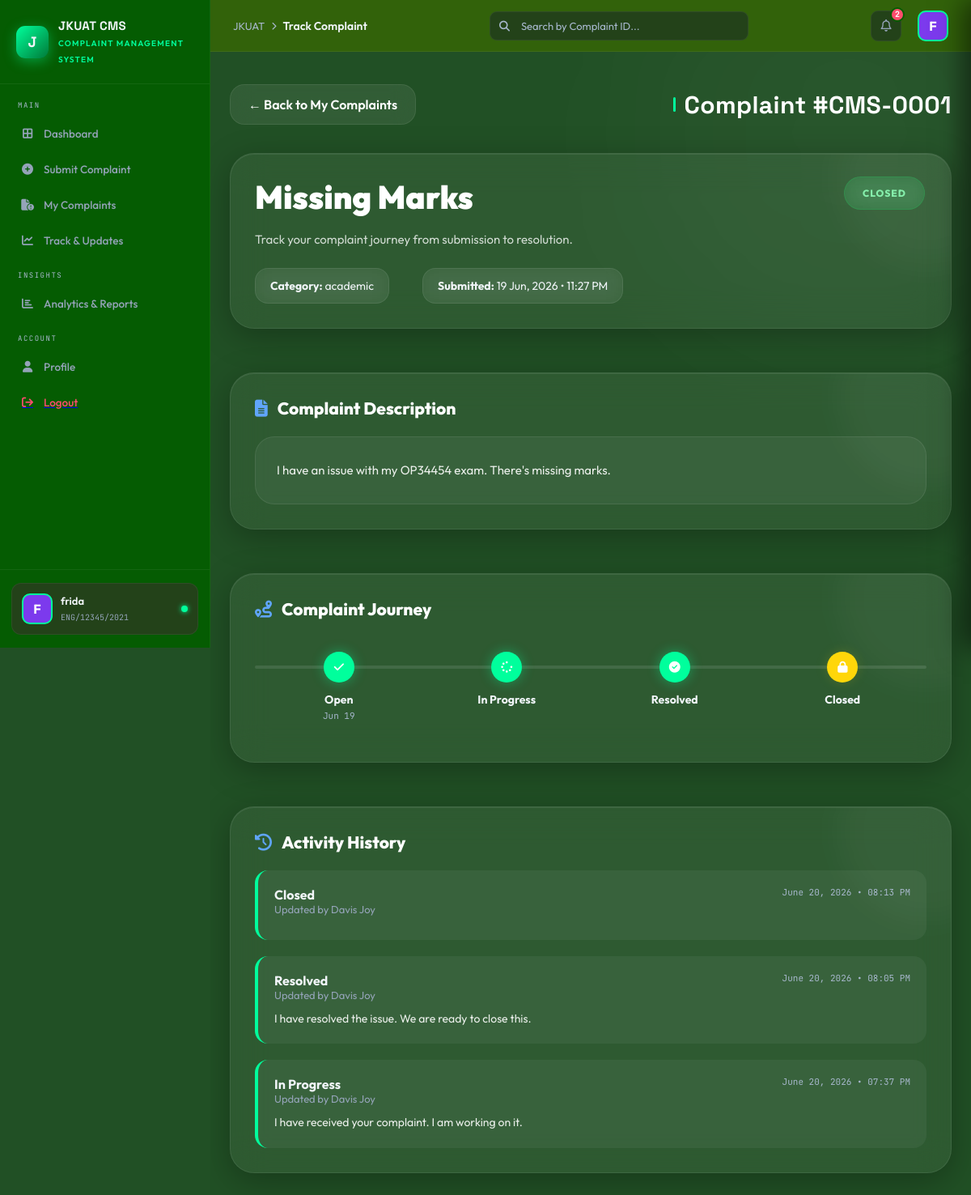
Screenshot of /accounts/complaint/12/ (signed in) with the database file from the repository.
### accounts/models.py (models this page shows, shortened)
class Profile(models.Model):
    user = models.OneToOneField(User, on_delete=models.CASCADE, related_name='profile')
    reg_id = models.CharField(
        max_length=50,
        unique=True,
        blank=True,
        null=True,
        verbose_name="Registration / Staff ID"
    )
    full_name = models.CharField(max_length=150, blank=True)
    phone = models.CharField(max_length=15, blank=True)
    department = models.CharField(max_length=100, blank=True)
    ROLE_CHOICES = [
        ('complainant', 'Complainant'),
        ('officer', 'Departmental Officer'),
        ('dean', 'Dean'),
    ]
    role = models.CharField(max_length=20, choices=ROLE_CHOICES, default='complainant')
    class Meta:
        verbose_name = "User Profile"
        verbose_name_plural = "User Profiles"

class Complaint(models.Model):
    STATUS_CHOICES = [
        ('open', 'Open'),
        ('in_progress', 'In Progress'),
        ('resolved', 'Resolved'),
        ('closed', 'Closed'),
        ('escalated', 'Escalated'),
    ]
    PRIORITY_CHOICES = [
        ('low', 'Low'),
        ('medium', 'Medium'),
        ('high', 'High'),
        ('urgent', 'Urgent'),
    ]
    CATEGORY_CHOICES = [
        ('academic', 'Academic Services'),
        ('ict', 'ICT & Infrastructure'),
        ('hostel', 'Hostel & Accommodation'),
        ('finance', 'Finance & Fees'),
        ('library', 'Library Services'),
        ('health', 'Health & Wellness'),
        ('other', 'Other'),
    ]
    complaint_id = models.CharField(max_length=20, unique=True, editable=False)
    complainant = models.ForeignKey(
        User,
        on_delete=models.CASCADE,
        related_name='complaints_made'
    )
    title = models.CharField(max_length=255)
    description = models.TextField()
    category = models.CharField(max_length=50, choices=CATEGORY_CHOICES, default='other')
    department = models.ForeignKey(
        Department,
        on_delete=models.SET_NULL,
        null=True,
        blank=True,
        related_name='department_complaints'
    )
    priority = models.CharField(max_length=20, choices=PRIORITY_CHOICES, default='medium')
    status = models.CharField(max_length=20, choices=STATUS_CHOICES, default='open')
    assigned_to = models.ForeignKey(
        User,
        on_delete=models.SET_NULL,
        null=True,
        blank=True,
        related_name='assigned_complaints'
    )
    date_submitted = models.DateTimeField(auto_now_add=True)
    date_updated = models.DateTimeField(auto_now=True)
    date_resolved = models.DateTimeField(null=True, blank=True)
    resolution_time_days = models.FloatField(null=True, blank=True, editable=False)

class ComplaintUpdate(models.Model):
    complaint = models.ForeignKey(Complaint, on_delete=models.CASCADE, related_name='updates')
    updated_by = models.ForeignKey(User, on_delete=models.CASCADE, related_name='complaint_updates')
    previous_status = models.CharField(max_length=20, blank=True)
    new_status = models.CharField(max_length=20, choices=Complaint.STATUS_CHOICES)
    comment = models.TextField(blank=True)
    date = models.DateTimeField(auto_now_add=True)
    class Meta:
        ordering = ['-date']

### accounts/views.py (the view)
# urls.py: path('complaint/<int:pk>/', views.complaint_detail, name='detail'),   # ← Add this
@login_required
def complaint_detail(request, pk):
    complaint = get_object_or_404(Complaint, id=pk, complainant=request.user)
    updates = ComplaintUpdate.objects.filter(
        complaint=complaint
    ).select_related('updated_by')
    context = {
        'complaint': complaint,
        'updates': updates,
    }
    return render(request, 'clients/complaint_detail.html', context)

### accounts/templates/clients/complaint_detail.html (shortened to what this page needs)
{% extends "clients/base.html" %}
{% block breadcrumb %}Track Complaint{% endblock %}
{% block content %}
<div class="page-wrap active">
    <div class="section-hdr">
        <a href="{% url 'accounts:my_complaints' %}" class="back-btn">
            ← Back to My Complaints
        </a>
        <div class="section-title">
            Complaint #{{ complaint.complaint_id }}
        </div>
    </div>
    <div class="complaint-detail">
        <div class="detail-card">
            <div class="status-header">
                <span class="badge-pill
                    {% if complaint.status == 'resolved' %}pill-green
                    {% elif complaint.status == 'in_progress' %}pill-gold
                    {% elif complaint.status == 'closed' %}pill-green
                    {% elif complaint.status == 'escalated' %}pill-red
                    {% else %}pill-red{% endif %}">
                    {{ complaint.get_status_display|default:complaint.status|title }}
                </span>
            </div>
            <h1 class="complaint-title">
                {{ complaint.title }}
            </h1>
            <div class="short-note">
                Track your complaint journey from submission to resolution.
            </div>
            <div class="meta-row">
                <span>
                    <strong>Category:</strong>
                    {{ complaint.category }}
                </span>
                <span>
                    <strong>Submitted:</strong>
                    {{ complaint.date_submitted|date:"d M, Y • h:i A" }}
                </span>
            </div>
        </div>
        <div class="detail-card">
            <h3 class="card-title">
                <i class="fa-solid fa-file-lines"></i>
                Complaint Description
            </h3>
            <div class="description-body">
                {{ complaint.description|linebreaks }}
            </div>
        </div>
        <div class="detail-card">
            <h3 class="card-title">
                <i class="fa-solid fa-route"></i>
                Complaint Journey
            </h3>
            <div class="status-timeline">
                <div class="status-step completed {% if complaint.status == 'open' %}current{% endif %}">
                    <div class="status-circle"><i class="fa-solid fa-check"></i></div>
                    <div class="status-info" style="text-align: center;">
                        <div class="status-name">Open</div>
                        <div class="status-date">{{ complaint.date_submitted|date:"M d" }}</div>
                    </div>
                </div>
                <div class="status-step {% if complaint.status == 'in_progress' or complaint.status == 'resolved' or complaint.status == 'closed' %}completed{% endif %} {% if complaint.status == 'in_progress' %}current{% endif %}">
                    <div class="status-circle"><i class="fa-solid fa-spinner {% if complaint.status == 'in_progress' %}fa-spin{% endif %}"></i></div>
                    <div class="status-info" style="text-align: center;">
                        <div class="status-name">In Progress</div>
                    </div>
                </div>
                <div class="status-step {% if complaint.status == 'resolved' or complaint.status == 'closed' %}completed{% endif %} {% if complaint.status == 'resolved' %}current{% endif %}">
                    <div class="status-circle"><i class="fa-solid fa-circle-check"></i></div>
                    <div class="status-info" style="text-align: center;">
                        <div class="status-name">Resolved</div>
                    </div>
                </div>
                <div class="status-step {% if complaint.status == 'closed' %}completed current{% endif %}">
                    <div class="status-circle"><i class="fa-solid fa-lock"></i></div>
                    <div class="status-info" style="text-align: center;">
                        <div class="status-name">Closed</div>
                    </div>
                </div>
            </div>
        </div>
        <div class="detail-card">
            <h3 class="card-title">
                <i class="fa-solid fa-clock-rotate-left"></i>
                Activity History
            </h3>
            {% if updates %}
            <div style="display: flex; flex-direction: column; gap: 20px;">
                {% for update in updates %}
                <div style="background: rgba(255,255,255,0.05); border-radius: 16px; padding: 20px; border-left: 4px solid var(--green);">
                    <div style="display: flex; justify-content: space-between; align-items: flex-start; margin-bottom: 10px;">
                        <div>
                            <div style="font-size: 16px; font-weight: 700; color: var(--txt);">
                                {{ update.get_new_status_display }}
                            </div>
                            <div style="font-size: 13px; color: var(--txt2);">
                                Updated by {{ update.updated_by.get_full_name|default:update.updated_by.username }}
                            </div>
                        </div>
                        <div style="font-size: 11px; color: var(--txt3); font-family: var(--mono);">
                            {{ update.date|date:"F d, Y • h:i A" }}
                        </div>
                    </div>
                    {% if update.comment %}
                    <p style="color: rgba(255,255,255,0.9); line-height: 1.6; font-size: 14px; margin: 0;">
                        {{ update.comment }}
                    </p>
                    {% endif %}
                </div>
                {% endfor %}
            </div>
            {% else %}
            <div class="no-updates">
                <i class="fa-solid fa-hourglass-half fa-3x"></i>
                <h3>No Updates Yet</h3>
                <p>Your complaint is being processed. Updates will appear here.</p>
            </div>
            {% endif %}
        </div>
    </div>
</div>
{% endblock %}

### accounts/templates/clients/base.html (shortened to what this page needs)
{% load static %}
<!DOCTYPE html>
<html lang="en">
<head>
    <link rel="stylesheet" href="https://cdnjs.cloudflare.com/ajax/libs/font-awesome/6.4.0/css/all.min.css">
</head>
<body>
    <div class="shell">
        <aside class="sidebar" id="sidebar">
            <div class="brand">
                <div class="brand-logo">J</div>
                <div class="brand-info">
                    <h2>JKUAT CMS</h2>
                    <span>Complaint Management System</span>
                </div>
            </div>
            <div class="nav-links">
                <div class="nav-section">MAIN</div>
                <a href="{% url 'accounts:client_dashboard' %}" class="nav-item {% if request.resolver_match.url_name == 'client_dashboard' %}active{% endif %}">
                    <i class="fa-solid fa-border-all"></i> Dashboard
                </a>
                <a href="{% url 'accounts:submit_complaint' %}" class="nav-item {% if request.resolver_match.url_name == 'submit_complaint' %}active{% endif %}">
                    <i class="fa-solid fa-plus-circle"></i> Submit Complaint
                </a>
                <a href="{% url 'accounts:my_complaints' %}" class="nav-item {% if request.resolver_match.url_name == 'my_complaints' %}active{% endif %}">
                    <i class="fa-solid fa-file-circle-exclamation"></i> My Complaints
                </a>
                <a href="{% url 'accounts:track_complaints' %}" class="nav-item {% if request.resolver_match.url_name == 'track_complaints' %}active{% endif %}">
                    <i class="fa-solid fa-chart-line"></i> Track & Updates
                </a>
                <div class="nav-section">INSIGHTS</div>
                <a href="{% url 'accounts:client_analytics' %}" class="nav-item {% if request.resolver_match.url_name == 'client_analytics' %}active{% endif %}">
                    <i class="fa-solid fa-chart-bar"></i> Analytics & Reports
                </a>
                <div class="nav-section">ACCOUNT</div>
                <a href="{% url 'accounts:profile' %}" class="nav-item {% if request.resolver_match.url_name == 'profile' %}active{% endif %}">
                    <i class="fa-solid fa-user"></i> Profile
                </a>
                <a href="{% url 'accounts:user_logout' %}"><div class="nav-item logout"><i class="fa-solid fa-arrow-right-from-bracket"></i> Logout</div></a>
            </div>
            <div class="sidebar-footer">
                <div class="student-card">
                    <div class="student-avatar">{{ request.user.username|first|upper }}</div>
                    <div class="student-info">
                        <h4>{{ request.user.username|default:"Alex Mutua" }}</h4>
                        <span>{{ request.user.profile.reg_id|default:"ENG/12345/2021" }}</span>
                    </div>
                    <div class="online-dot"></div>
                </div>
            </div>
        </aside>
        <main class="main">
            <header class="topbar">
                <div class="topbar-left">
                    <div class="page-breadcrumb">
                        <span>JKUAT</span>
                        <i class="fa-solid fa-chevron-right" style="font-size:10px;color:var(--txt3)"></i>
                        <strong>{% block breadcrumb %}Dashboard{% endblock %}</strong>
                    </div>
                </div>
                <form action="{% url 'accounts:global_search' %}" method="GET" class="search-wrap">
                    <i class="fa-solid fa-magnifying-glass"></i>
                    <input type="text" name="q" placeholder="Search by Complaint ID..." id="globalSearch">
                </form>
                <div class="topbar-right">
                    <div class="icon-btn" onclick="toggleNotif()">
                        <i class="fa-regular fa-bell"></i>
                        {% if unread_notifications_count > 0 %}
                        <span class="notif-dot">{{ unread_notifications_count }}</span>
                        {% endif %}
                    </div>
                    <div class="avatar-btn" onclick="location.href='{% url 'accounts:profile' %}'">{{ request.user.username|first|upper }}</div>
                </div>
            </header>
            {% block content %}{% endblock %}
        </main>
    </div>
</body>
</html>

### rows the page displays
Complaint: complaint_id "CMS-0001", status "CLOSED", title "Missing Marks", category "academic", date_submitted "19 Jun, 2026 • 11:27 PM", description "I have an issue with my OP34454 exam. There's missing marks.", date_submitted "Jun 19"
ComplaintUpdate: new_status "Closed", updated_by.get_full_name "Davis Joy", date "June 20, 2026 • 08:13 PM"
ComplaintUpdate: new_status "Resolved", updated_by.get_full_name "Davis Joy", date "June 20, 2026 • 08:05 PM", comment "I have resolved the issue. We are ready to close this."
ComplaintUpdate: new_status "In Progress", updated_by.get_full_name "Davis Joy", date "June 20, 2026 • 07:37 PM", comment "I have received your complaint. I am working on it."

### other values shown
{{ request.user.username|first|upper }} "F"
{{ request.user.username|default:"Alex Mutua" }} "frida"
{{ request.user.profile.reg_id|default:"ENG/12345/2021" }} "ENG/12345/2021"
{{ unread_notifications_count }} "2"
